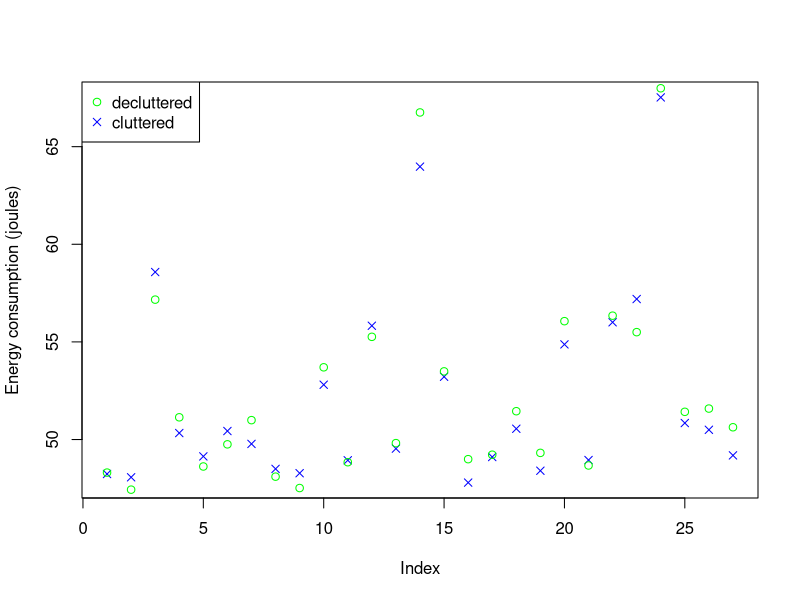
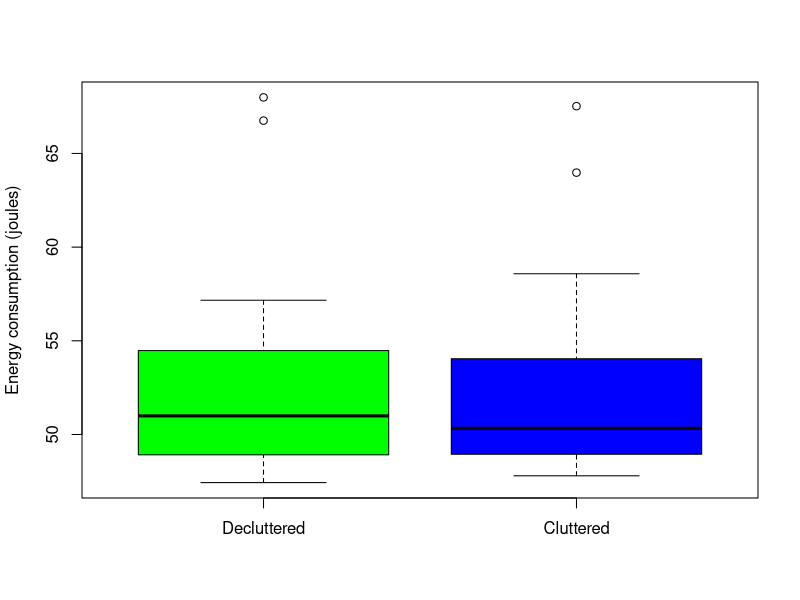
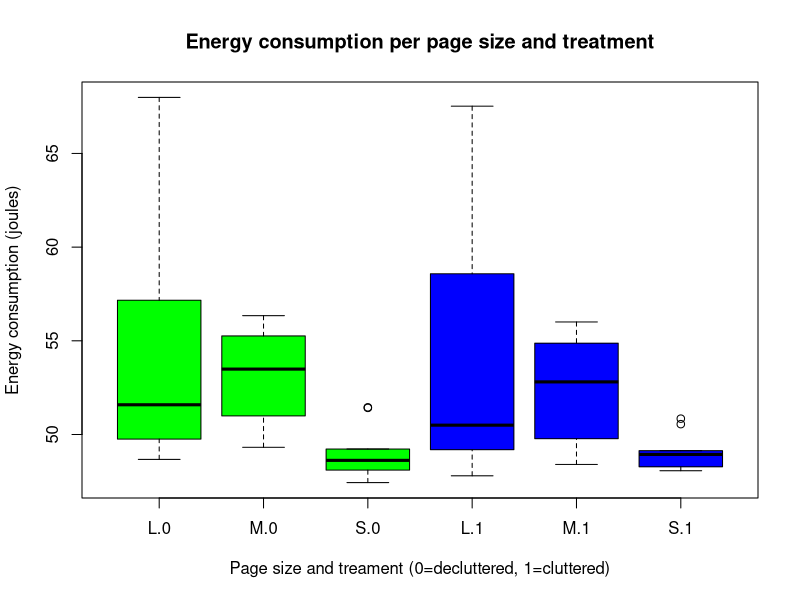
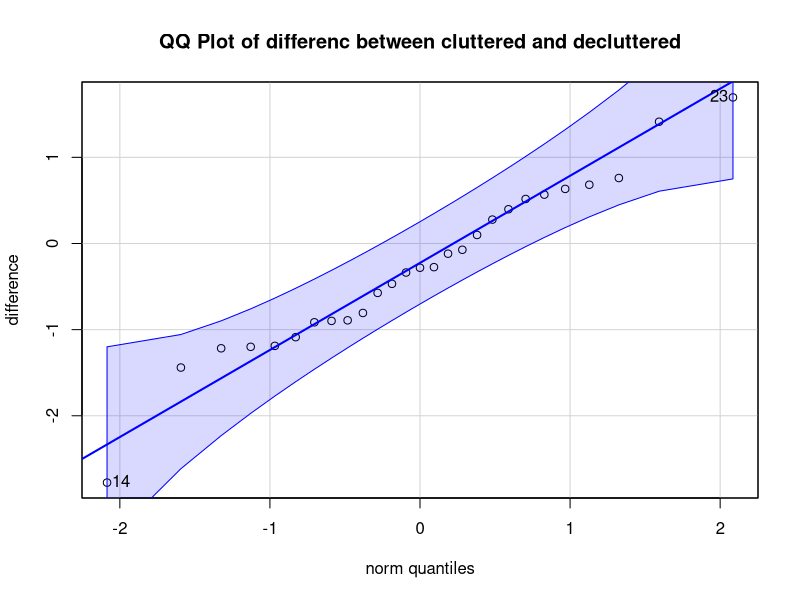

Source code (R) for these figures, in order:
cluttered = read.table("cluttered.csv", sep = ",", header = TRUE)
decluttered = read.table("decluttered.csv", sep = ",", header = TRUE)
combined = read.table("combined.csv", sep = ",", header = TRUE)
combined$cluttered = as.factor(combined$cluttered)

sink("summary.txt")
summary(cluttered$batterystats_Joule_calculated)
summary(decluttered$batterystats_Joule_calculated) 
sink()

#plotting
pdf("pl1.pdf", width = 9, height = 7)
plot(cluttered$batterystats_Joule_calculated,pch=4,col="blue",ylab = "Energy consumption (joules)");points(decluttered$batterystats_Joule_calculated, col="green");legend("topleft", c("decluttered","cluttered"),col=c("green","blue"),pch=c(1,4))
#frm this ew can already observe that the results are pretty close to each other
dev.off()
# create for cluttered and decluttered boxplots with joule used


pdf("pl2.pdf", width = 9, height = 7)
boxplot(decluttered$batterystats_Joule_calculated, cluttered$batterystats_Joule_calculated,
        names = c("Decluttered","Cluttered"),
        ylab = "Energy consumption (joules)",
        col = c("green","blue"))
dev.off()
#from this we can already see that the mean of cluttered is lower

# create for each page size a boxplot with joule used, maybe not that intersting if we have the next one
#plot(batterystats_Joule_calculated~size,data=combined)


#boxplot for each page size and treatment
pdf("pl3.pdf", width = 9, height = 7)
boxplot(batterystats_Joule_calculated~size*cluttered, data=combined,
        xlab = "Page size and treament (0=decluttered, 1=cluttered)",
        ylab = "Energy consumption (joules)", 
        main = "Energy consumption per page size and treatment",
        col = c("green","green","green","blue","blue","blue"))
dev.off()
# normal test
# shapiro.test(cluttered$batterystats_Joule_calculated) # it should be p > 0.05 thus not normal
# shapiro.test(decluttered$batterystats_Joule_calculated) # it should be p > 0.05 thus not normal



#simple two smaple t test
library(car)
difference = cluttered$batterystats_Joule_calculated - decluttered$batterystats_Joule_calculated
sink("normalitytest.txt")#describe that the data is paired and therefore we dont have to test whether the data is normal but that the difference has to be normal!!
shapiro.test(difference) #is normal
sink()
#however it is not robust for small sample so do a visual check too:
pdf("pl4.pdf", width = 9, height = 7)
qqPlot(difference, main = "QQ Plot of differenc between cluttered and decluttered") # from this we also find that it is approximately normal
dev.off()

sink("t-tests.txt")
t.test(cluttered$batterystats_Joule_calculated, decluttered$batterystats_Joule_calculated, paired = TRUE) 
#Without taking page size into account: the energy consumption of the decluttered pages are absolutely not smaller, p = 0.9362, its almost the significantly the opposite

#t test per size group, use different p  (not gonna matter tho),
t.test(cluttered$batterystats_Joule_calculated[cluttered$size=='S'], decluttered$batterystats_Joule_calculated[cluttered$size=='S'], paired = TRUE)
t.test(cluttered$batterystats_Joule_calculated[cluttered$size=='M'], decluttered$batterystats_Joule_calculated[cluttered$size=='M'], paired = TRUE)
t.test(cluttered$batterystats_Joule_calculated[cluttered$size=='L'], decluttered$batterystats_Joule_calculated[cluttered$size=='L'], paired = TRUE)

#two way anova with repeated measures
#res.aov2 <- aov(batterystats_Joule_calculated ~ cluttered + size, data = combined)
res.aov2 <- aov(batterystats_Joule_calculated ~ size + cluttered + Error(subject), data = combined)
summary(res.aov2)
# we dont find a significant difference in clutterd vs decluttered. But we do find it in size
sink()

